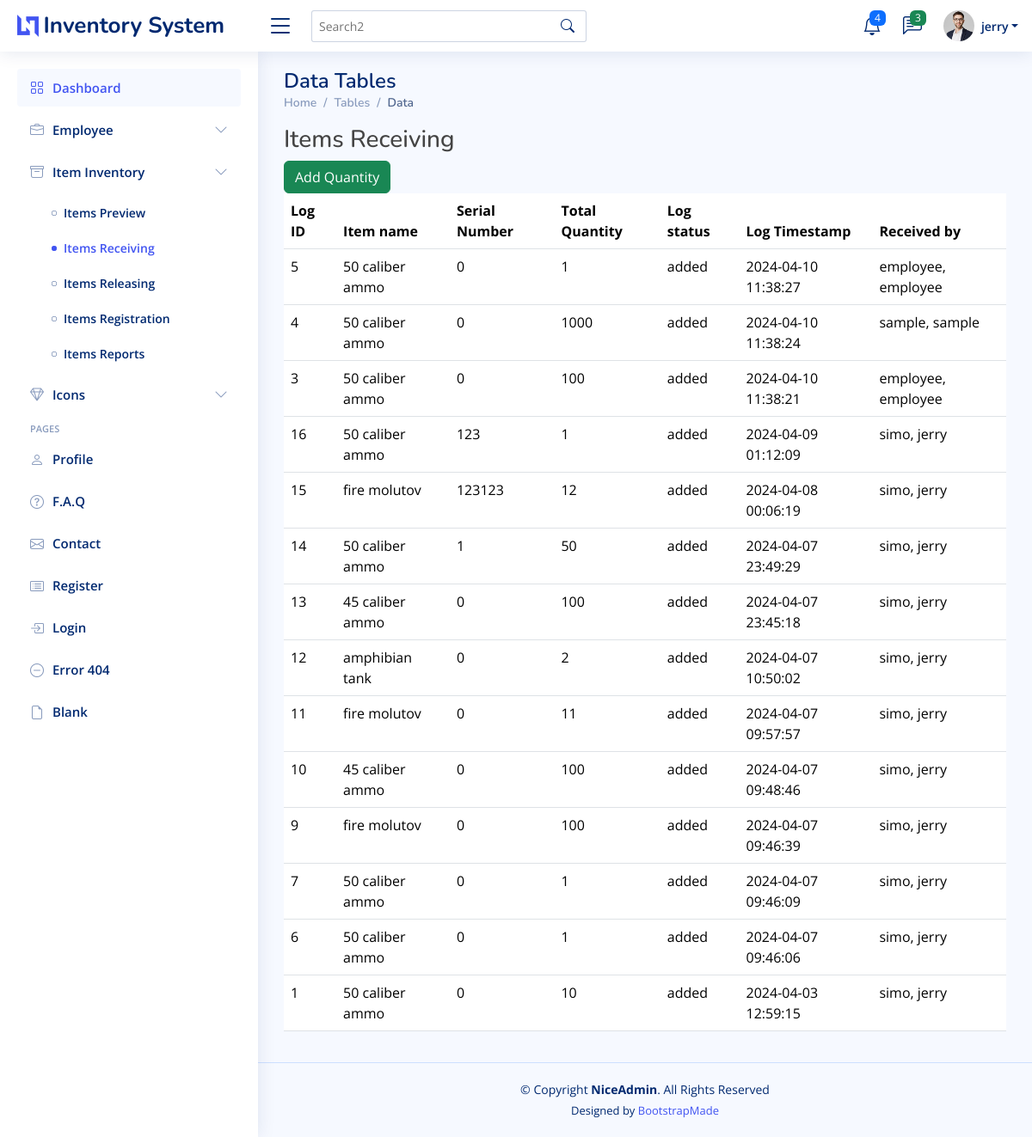
The app's page /index_admin.php?page=items_receiving (signed in) with its own data.
### tables this page shows
CREATE TABLE `employee_list` (
  `employee_id` int(11) NOT NULL,
  `employee_fname` varchar(255) NOT NULL,
  `employee_lname` varchar(255) NOT NULL,
  `employee_mname` varchar(255) NOT NULL,
  `employee_username` varchar(255) NOT NULL,
  `employee_password` varchar(255) NOT NULL,
  `employee_roles` int(11) NOT NULL,
  `delete_status` int(11) NOT NULL,
  `employee_date_hired` date NOT NULL,
  `employee_email` varchar(255) NOT NULL,
  `employee_bday` date NOT NULL
);

CREATE TABLE `item_logs_timestamp` (
  `logs_timestamp_id` int(11) NOT NULL,
  `logs_timestamp` timestamp NOT NULL DEFAULT current_timestamp() ON UPDATE current_timestamp(),
  `item_id` int(11) NOT NULL,
  `logs_status_id` int(11) NOT NULL,
  `item_quantity` int(11) NOT NULL,
  `employee_id` int(11) NOT NULL,
  `item_serial_number` int(11) NOT NULL
);

CREATE TABLE `items_table` (
  `item_id` int(11) NOT NULL,
  `item_name` varchar(255) NOT NULL,
  `delete_status` int(11) NOT NULL,
  `item_create_timestamp` timestamp NOT NULL DEFAULT current_timestamp() ON UPDATE current_timestamp(),
  `employee_id` int(11) NOT NULL
);

CREATE TABLE `logs_status` (
  `log_status_id` int(11) NOT NULL,
  `log_status_name` varchar(50) NOT NULL
);

### api/items_inventory_receiving.php (the view, shortened to what this page needs)
  <?php
       include './class/delete.php';
		$result=$mysqli->query("SELECT i.logs_timestamp_id,
     i.logs_timestamp,
       it.item_name,
       i.item_serial_number,
       ls.log_status_name,
       i.item_quantity,
       el.employee_lname,
       el.employee_fname
   FROM item_logs_timestamp i
   INNER JOIN items_table it ON it.item_id=i.item_id
   INNER JOIN employee_list el on el.employee_id=i.employee_id
   INNER JOIN logs_status ls ON ls.log_status_id=i.logs_status_id
   WHERE i.logs_status_id=1
   ORDER BY i.logs_timestamp DESC")or die ($mysqli->error);
	?>
       <h3><i class="fa fa-angle-right"></i> Items Receiving</h3>
                     <button type="button" class="btn btn-round btn-success" id="myBtn">Add Quantity
                     </button>
<table id="hidden-table-info" class="table datatable">
               <thead>
                 <tr>
                   <th>Log ID</th>
                   <th>Item name</th>
                   <th>Serial Number</th>
                   <th>Total Quantity</th>
                   <th>Log status</th>
                   <th>Log Timestamp</th>
                   <th>Received by</th>
                 </tr>
               </thead>
               <tbody>
               <?php
				while ($row=$result->fetch_assoc()):
			?>
                 <tr class="gradeA">
                  <td><?php echo $row['logs_timestamp_id'];?></td>
			          	<td><?php echo $row['item_name'];?></td>
                   <td><?php echo $row['item_serial_number'];?></td>
                   <td><?php echo $row['item_quantity'];?></td>
                   <td><?php echo $row['log_status_name'];?></td>
                   <td><?php echo $row['logs_timestamp'];?></td>
                   <td><?php echo $row['employee_lname'].', '. $row['employee_fname'];?></td>
                 </tr>
                 <?php endwhile; ?>
               </tbody>
             </table>

### index_admin.php (shortened to what this page needs)
<?php
include './include/connection.php';
$loggedInUsername = $_SESSION['username'] ?? null;
$stmt = $mysqli->prepare("SELECT employee_fname, employee_roles, employee_id FROM employee_list WHERE employee_username = ?");
if ($stmt) {
    $stmt->bind_param("s", $loggedInUsername);
    $stmt->execute();
    $stmt->bind_result($userName, $userRole, $employee_id);
}
?>
<!DOCTYPE html>
<html lang="en">
<head>
  <link href="assets/vendor/bootstrap/css/bootstrap.min.css" rel="stylesheet">
  <link href="assets/vendor/bootstrap-icons/bootstrap-icons.css" rel="stylesheet">
  <link href="assets/vendor/boxicons/css/boxicons.min.css" rel="stylesheet">
  <link href="assets/vendor/quill/quill.snow.css" rel="stylesheet">
  <link href="assets/vendor/quill/quill.bubble.css" rel="stylesheet">
  <link href="assets/vendor/remixicon/remixicon.css" rel="stylesheet">
  <link href="assets/vendor/simple-datatables/style.css" rel="stylesheet">
  <link href="assets/css/modal.css" rel="stylesheet">
  <link href="assets/css/style.css" rel="stylesheet">
</head>
<body>
  <header id="header" class="header fixed-top d-flex align-items-center">
    <div class="d-flex align-items-center justify-content-between">
      <a href="index.html" class="logo d-flex align-items-center">
        <img src="assets/img/logo.png" alt="">
        <span class="d-none d-lg-block">Inventory System</span>
      </a>
      <i class="bi bi-list toggle-sidebar-btn"></i>
    </div>
    <div class="search-bar">
      <form class="search-form d-flex align-items-center" method="POST" action="#">
        <input type="text" name="query" placeholder="Search2" title="Enter search keyword">
        <button type="submit" title="Search"><i class="bi bi-search"></i></button>
      </form>
    </div>
    <nav class="header-nav ms-auto">
      <ul class="d-flex align-items-center">
        <li class="nav-item dropdown">
          <a class="nav-link nav-icon" href="#" data-bs-toggle="dropdown">
            <i class="bi bi-bell"></i>
            <span class="badge bg-primary badge-number">4</span>
          </a>
        </li>
        <li class="nav-item dropdown">
          <a class="nav-link nav-icon" href="#" data-bs-toggle="dropdown">
            <i class="bi bi-chat-left-text"></i>
            <span class="badge bg-success badge-number">3</span>
          </a>
        </li>
        <li class="nav-item dropdown pe-3">
          <a class="nav-link nav-profile d-flex align-items-center pe-0" href="#" data-bs-toggle="dropdown">
            <img src="assets/img/profile-img.jpg" alt="Profile" class="rounded-circle">
            <span class="d-none d-md-block dropdown-toggle ps-2"><?php echo isset($userName) ? $userName : 'Unknown User'; ?></span>
          </a>
        </li>
      </ul>
    </nav>
  </header>
  <aside id="sidebar" class="sidebar">
    <ul class="sidebar-nav" id="sidebar-nav">
      <li class="nav-item">
        <a class="nav-link <?php echo ($_GET['page'] ?? '') === 'admin_dashboard'  ? 'active' : ''; ?>" href="index_admin.php?page=admin_dashboard">
          <i class="bi bi-grid"></i>
          <span>Dashboard</span>
        </a>
      </li>
      <li class="nav-item">
        <a class="nav-link collapsed" data-bs-target="#violation-nav" data-bs-toggle="collapse" href="#">
          <i class="bi bi-briefcase"></i><span>Employee</span><i class="bi bi-chevron-down ms-auto"></i>
        </a>
      </li>
      <li class="nav-item">
        <a class="nav-link collapsed" data-bs-target="#charts-nav" data-bs-toggle="collapse" href="#">
          <i class="bi bi-archive"></i><span>Item Inventory</span><i class="bi bi-chevron-down ms-auto"></i>
        </a>
        <ul id="charts-nav" class="nav-content collapse <?php echo ($_GET['page'] ?? '') ==='items_prev' || ($_GET['page'] ?? '') ==='items_receiving' || ($_GET['page'] ?? '') ==='items_reg'|| ($_GET['page'] ?? '') ==='items_releasing' || ($_GET['page'] ?? '') ==='items_reports'? 'show' : ''; ?>" data-bs-parent="#sidebar-nav">
          <li>
            <a href="index_admin.php?page=items_prev" class="<?php echo ($_GET['page'] ?? '') === 'items_prev'  ? 'active' : ''; ?>">
              <i class="bi bi-circle"></i><span>Items Preview</span>
            </a>
          </li>
          <li>
            <a href="index_admin.php?page=items_receiving" class="<?php echo ($_GET['page'] ?? '') === 'items_receiving'  ? 'active' : ''; ?>">
              <i class="bi bi-circle"></i><span>Items Receiving</span>
            </a>
          </li>
          <li>
            <a href="index_admin.php?page=items_releasing" class="<?php echo ($_GET['page'] ?? '') === 'items_releasing'  ? 'active' : ''; ?>">
              <i class="bi bi-circle"></i><span>Items Releasing</span>
            </a>
          </li>
          <li>
            <a href="index_admin.php?page=items_reg" class="<?php echo ($_GET['page'] ?? '') === 'items_reg'  ? 'active' : ''; ?>">
              <i class="bi bi-circle"></i><span>Items Registration</span>
            </a>
          </li>
          <li>
            <a href="index_admin.php?page=items_reports" class="<?php echo ($_GET['page'] ?? '') === 'items_reports'  ? 'active' : ''; ?>">
              <i class="bi bi-circle"></i><span>Items Reports</span>
            </a>
          </li>
        </ul>
      </li>
      <li class="nav-item">
        <a class="nav-link collapsed" data-bs-target="#icons-nav" data-bs-toggle="collapse" href="#">
          <i class="bi bi-gem"></i><span>Icons</span><i class="bi bi-chevron-down ms-auto"></i>
        </a>
      </li>
      <li class="nav-heading">Pages</li>
      <li class="nav-item">
        <a class="nav-link collapsed" href="users-profile.html">
          <i class="bi bi-person"></i>
          <span>Profile</span>
        </a>
      </li>
      <li class="nav-item">
        <a class="nav-link collapsed" href="pages-faq.html">
          <i class="bi bi-question-circle"></i>
          <span>F.A.Q</span>
        </a>
      </li>
      <li class="nav-item">
        <a class="nav-link collapsed" href="pages-contact.html">
          <i class="bi bi-envelope"></i>
          <span>Contact</span>
        </a>
      </li>
      <li class="nav-item">
        <a class="nav-link collapsed" href="pages-register.html">
          <i class="bi bi-card-list"></i>
          <span>Register</span>
        </a>
      </li>
      <li class="nav-item">
        <a class="nav-link collapsed" href="pages-login.html">
          <i class="bi bi-box-arrow-in-right"></i>
          <span>Login</span>
        </a>
      </li>
      <li class="nav-item">
        <a class="nav-link collapsed" href="pages-error-404.html">
          <i class="bi bi-dash-circle"></i>
          <span>Error 404</span>
        </a>
      </li>
      <li class="nav-item">
        <a class="nav-link collapsed" href="pages-blank.html">
          <i class="bi bi-file-earmark"></i>
          <span>Blank</span>
        </a>
      </li>
    </ul>
  </aside>
  <main id="main" class="main">
    <div class="pagetitle">
      <h1>Data Tables</h1>
      <nav>
        <ol class="breadcrumb">
          <li class="breadcrumb-item"><a href="index.html">Home</a></li>
          <li class="breadcrumb-item">Tables</li>
          <li class="breadcrumb-item active">Data</li>
        </ol>
      </nav>
    </div>
    <section class="section">
               <?php
			include './include/connection.php';
      if (isset($_GET['page'])) {
        $page = $_GET['page'];
        switch ($page) {
                      case 'items_receiving':
                        include 'api/items_inventory_receiving.php';
                        break;
            }
          }
		?>
    </section>
  </main>
  <footer id="footer" class="footer">
    <div class="copyright">
      &copy; Copyright <strong><span>NiceAdmin</span></strong>. All Rights Reserved
    </div>
    <div class="credits">
      Designed by <a href="https://bootstrapmade.com/">BootstrapMade</a>
    </div>
  </footer>
</body>
</html>

### assets/css/style.css (style rules this page uses)
:root { scroll-behavior: smooth; }
body { font-family: "Open Sans", sans-serif; background: #f6f9ff; color: #444444; }
a { color: #4154f1; text-decoration: none; }
h1, h2, h3, h4, h5, h6 { font-family: "Nunito", sans-serif; }
#main { margin-top: 60px; padding: 20px 30px; transition: all 0.3s; }
.pagetitle { margin-bottom: 10px; }
.pagetitle h1 { font-size: 24px; margin-bottom: 0; font-weight: 600; color: #012970; }
.breadcrumb { font-size: 14px; font-family: "Nunito", sans-serif; color: #899bbd; font-weight: 600; }
.breadcrumb a { color: #899bbd; transition: 0.3s; }
.breadcrumb .breadcrumb-item::before { color: #899bbd; }
.breadcrumb .active { color: #51678f; font-weight: 600; }
.logo { line-height: 1; }
@media (min-width: 1200px) { .logo { width: 280px; } }
.logo img { max-height: 26px; margin-right: 6px; }
.logo span { font-size: 26px; font-weight: 700; color: #012970; font-family: "Nunito", sans-serif; }
.header { transition: all 0.5s; z-index: 997; height: 60px; box-shadow: 0px 2px 20px rgba(1, 41, 112, 0.1); background-color: #fff; padding-left: 20px; }
.header .toggle-sidebar-btn { font-size: 32px; padding-left: 10px; cursor: pointer; color: #012970; }
.header .search-bar { min-width: 360px; padding: 0 20px; }
.header .search-form { width: 100%; }
.header .search-form input { border: 0; font-size: 14px; color: #012970; border: 1px solid rgba(1, 41, 112, 0.2); padding: 7px 38px 7px 8px; border-radius: 3px; transition: 0.3s; width: 100%; }
.header .search-form button { border: 0; padding: 0; margin-left: -30px; background: none; }
.header .search-form button i { color: #012970; }
.header-nav ul { list-style: none; }
.header-nav>ul { margin: 0; padding: 0; }
.header-nav .nav-icon { font-size: 22px; color: #012970; margin-right: 25px; position: relative; }
.header-nav .nav-profile { color: #012970; }
.header-nav .nav-profile img { max-height: 36px; }
.header-nav .nav-profile span { font-size: 14px; font-weight: 600; }
.header-nav .badge-number { position: absolute; inset: -2px -5px auto auto; font-weight: normal; font-size: 12px; padding: 3px 6px; }
.sidebar { position: fixed; top: 60px; left: 0; bottom: 0; width: 300px; z-index: 996; transition: all 0.3s; padding: 20px; overflow-y: auto; scrollbar-width: thin; scrollbar-color: #aab7cf transparent; box-shadow: 0px 0px 20px rgba(1, 41, 112, 0.1); background-color: #fff; }
@media (min-width: 1200px) { #main, #footer { margin-left: 300px; } }
.sidebar-nav { padding: 0; margin: 0; list-style: none; }
.sidebar-nav li { padding: 0; margin: 0; list-style: none; }
.sidebar-nav .nav-item { margin-bottom: 5px; }
.sidebar-nav .nav-heading { font-size: 11px; text-transform: uppercase; color: #899bbd; font-weight: 600; margin: 10px 0 5px 15px; }
.sidebar-nav .nav-link { display: flex; align-items: center; font-size: 15px; font-weight: 600; color: #4154f1; transition: 0.3; background: #f6f9ff; padding: 10px 15px; border-radius: 4px; }
.sidebar-nav .nav-link i { font-size: 16px; margin-right: 10px; color: #4154f1; }
.sidebar-nav .nav-link.collapsed { color: #012970; background: #fff; }
.sidebar-nav .nav-link.collapsed i { color: #899bbd; }
.sidebar-nav .nav-link .bi-chevron-down { margin-right: 0; transition: transform 0.2s ease-in-out; }
.sidebar-nav .nav-content { padding: 5px 0 0 0; margin: 0; list-style: none; }
.sidebar-nav .nav-content a { display: flex; align-items: center; font-size: 14px; font-weight: 600; color: #012970; transition: 0.3; padding: 10px 0 10px 40px; transition: 0.3s; }
.sidebar-nav .nav-content a i { font-size: 6px; margin-right: 8px; line-height: 0; border-radius: 50%; }
.sidebar-nav .nav-content a:hover, .sidebar-nav .nav-content a.active { color: #4154f1; }
.sidebar-nav .nav-content a.active i { background-color: #4154f1; }
.footer { padding: 20px 0; font-size: 14px; transition: all 0.3s; border-top: 1px solid #cddfff; }
.footer .copyright { text-align: center; color: #012970; }
.footer .credits { padding-top: 5px; text-align: center; font-size: 13px; color: #012970; }

### records on screen
employee_list: employee_fname "jerry"
item_logs_timestamp: logs_timestamp_id "5", item.item_name "50 caliber ammo", item_serial_number "0", item_quantity "1", logs_status.log_status_name "added", logs_timestamp "2024-04-10 11:38:27", employee.employee_lname "employee", employee.employee_fname "employee"
item_logs_timestamp: logs_timestamp_id "4", item.item_name "50 caliber ammo", item_serial_number "0", item_quantity "1000", logs_status.log_status_name "added", logs_timestamp "2024-04-10 11:38:24", employee.employee_lname "sample", employee.employee_fname "sample"
item_logs_timestamp: logs_timestamp_id "3", item.item_name "50 caliber ammo", item_serial_number "0", item_quantity "100", logs_status.log_status_name "added", logs_timestamp "2024-04-10 11:38:21", employee.employee_lname "employee", employee.employee_fname "employee"
item_logs_timestamp: logs_timestamp_id "16", item.item_name "50 caliber ammo", item_serial_number "123", item_quantity "1", logs_status.log_status_name "added", logs_timestamp "2024-04-09 01:12:09", employee.employee_lname "simo", employee.employee_fname "jerry"
item_logs_timestamp: logs_timestamp_id "15", item.item_name "fire molutov", item_serial_number "123123", item_quantity "12", logs_status.log_status_name "added", logs_timestamp "2024-04-08 00:06:19", employee.employee_lname "simo", employee.employee_fname "jerry"
item_logs_timestamp: logs_timestamp_id "14", item.item_name "50 caliber ammo", item_serial_number "1", item_quantity "50", logs_status.log_status_name "added", logs_timestamp "2024-04-07 23:49:29", employee.employee_lname "simo", employee.employee_fname "jerry"
item_logs_timestamp: logs_timestamp_id "13", item.item_name "45 caliber ammo", item_serial_number "0", item_quantity "100", logs_status.log_status_name "added", logs_timestamp "2024-04-07 23:45:18", employee.employee_lname "simo", employee.employee_fname "jerry"
item_logs_timestamp: logs_timestamp_id "12", item.item_name "amphibian tank", item_serial_number "0", item_quantity "2", logs_status.log_status_name "added", logs_timestamp "2024-04-07 10:50:02", employee.employee_lname "simo", employee.employee_fname "jerry"
item_logs_timestamp: logs_timestamp_id "11", item.item_name "fire molutov", item_serial_number "0", item_quantity "11", logs_status.log_status_name "added", logs_timestamp "2024-04-07 09:57:57", employee.employee_lname "simo", employee.employee_fname "jerry"
item_logs_timestamp: logs_timestamp_id "10", item.item_name "45 caliber ammo", item_serial_number "0", item_quantity "100", logs_status.log_status_name "added", logs_timestamp "2024-04-07 09:48:46", employee.employee_lname "simo", employee.employee_fname "jerry"
item_logs_timestamp: logs_timestamp_id "9", item.item_name "fire molutov", item_serial_number "0", item_quantity "100", logs_status.log_status_name "added", logs_timestamp "2024-04-07 09:46:39", employee.employee_lname "simo", employee.employee_fname "jerry"
item_logs_timestamp: logs_timestamp_id "7", item.item_name "50 caliber ammo", item_serial_number "0", item_quantity "1", logs_status.log_status_name "added", logs_timestamp "2024-04-07 09:46:09", employee.employee_lname "simo", employee.employee_fname "jerry"
item_logs_timestamp: logs_timestamp_id "6", item.item_name "50 caliber ammo", item_serial_number "0", item_quantity "1", logs_status.log_status_name "added", logs_timestamp "2024-04-07 09:46:06", employee.employee_lname "simo", employee.employee_fname "jerry"
item_logs_timestamp: logs_timestamp_id "1", item.item_name "50 caliber ammo", item_serial_number "0", item_quantity "10", logs_status.log_status_name "added", logs_timestamp "2024-04-03 12:59:15", employee.employee_lname "simo", employee.employee_fname "jerry"
